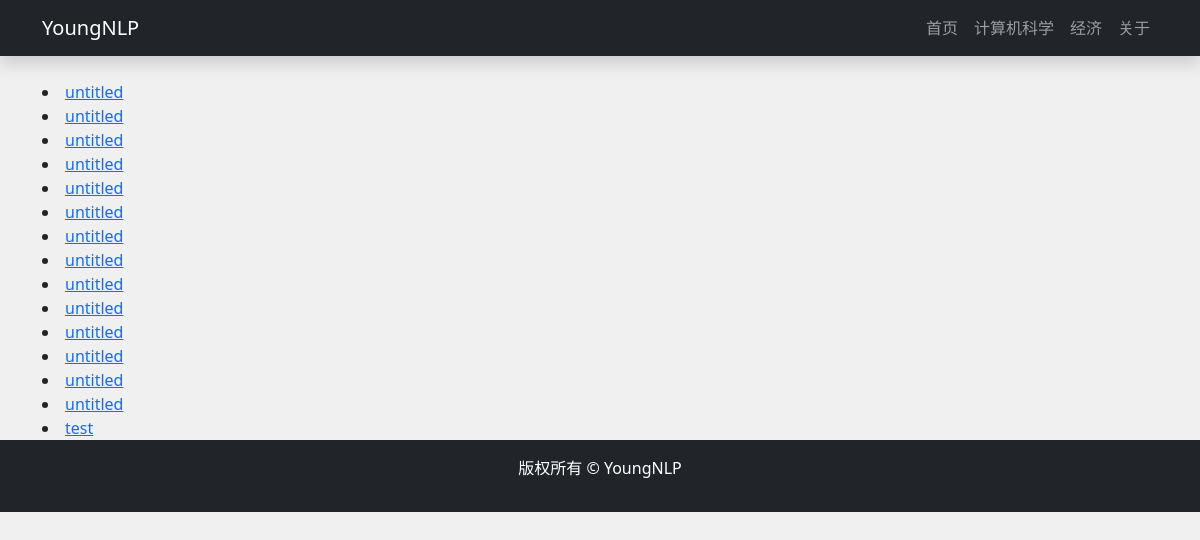
The page /cs on the database its author committed.
### tables this page shows
CREATE TABLE blog (  
                blog_id TEXT PRIMARY KEY NOT NULL,  
                blog_title TEXT,  
                blog_tag TEXT,  
                blog_content TEXT  
            );

### app.py (the view)
@app.route('/cs')
def cs():
    blogs = query_blog()
    blog_info = []
    for x in blogs:
        blog_info.append({'id': x[0], 'title': x[1]})
    return render_template('cs/cs.html', blog_info=blog_info)

### app.py (called while the page is built)
def query_blog(idx=None):
    try:
        conn = sqlite3.connect('youngnlp.db')
        c = conn.cursor()
        if idx is None:
            query = 'select * from blog'
        else:
            query = 'select * from blog where blog_id="{}"'.format(idx)
        res = c.execute(query)
        res = res.fetchall()
        conn.close()
        return res
    except Exception as e:
        print('query blog raise exception: {}'.format(e))

### templates/cs/cs.html
{% extends "cs/base.html" %}
{% block content %}
{% for item in blog_info %}
        <li><a href="/cs/blog/{{ item['id'] }}">{{ item["title"] }}</a></li>
    {% endfor %}
{% endblock %}

### templates/cs/base.html (shortened to what this page needs)
<!DOCTYPE html>
<html lang="en">
<head>
    <link href="https://cdn.jsdelivr.net/npm/bootstrap@5.1.3/dist/css/bootstrap.min.css" rel="stylesheet">
</head>
<body>
    <nav class="navbar navbar-expand-lg navbar-dark fixed-top">
        <div class="container">
            <a class="navbar-brand" href="#">YoungNLP</a>
            <div class="collapse navbar-collapse" id="navbarNav">
                <ul class="navbar-nav ms-auto">
                    <li class="nav-item">
                        <a class="nav-link" href="/">首页</a>
                    </li>
                    <li class="nav-item">
                        <a class="nav-link" href="/cs">计算机科学</a>
                    </li>
                    <li class="nav-item">
                        <a class="nav-link" href="/economy">经济</a>
                    </li>
                    <li class="nav-item">
                        <a class="nav-link" href="/about">关于</a>
                    </li>
                </ul>
            </div>
        </div>
    </nav>
    <br>
    <div class="container">
        {% block content %}{% endblock %}
    </div>
    <footer class="text-white text-center py-3">
        <div class="container">
            <p>版权所有 &copy; YoungNLP</p>
        </div>
    </footer>
</body>
</html>

### templates/cs/base.html (style rules this page uses)
body { padding-top: 56px; background-color: #f0f0f0; }
.navbar { background-color: #212529; box-shadow: 0 0.5rem 1rem rgba(0,0,0,.15); }
footer { background-color: #212529; }

### rows shown on the page
blog: title "untitled"
blog: title "untitled"
blog: title "untitled"
blog: title "untitled"
blog: title "untitled"
blog: title "untitled"
blog: title "untitled"
blog: title "untitled"
blog: title "untitled"
blog: title "untitled"
blog: title "untitled"
blog: title "untitled"
blog: title "untitled"
blog: title "untitled"
blog: title "test"
